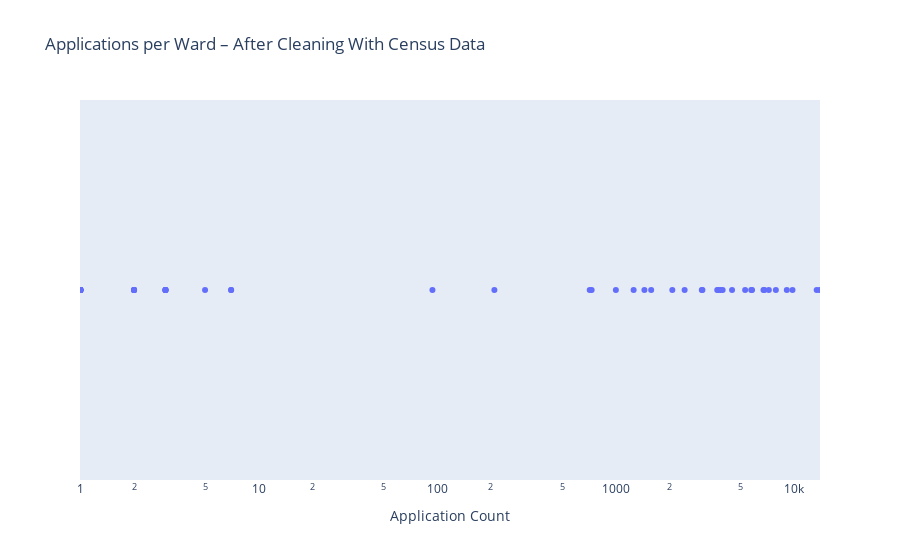

Notebook code cell kept with this figure:
### Code cell
# --- VISUALISING CLEANED DATA ---

ward_counts_df.rename(columns={"ward_final": "Ward"}, inplace=True)
plot_ward_strip(ward_counts_df, "Applications per Ward – After Cleaning With Census Data")

### Figure 1 — Plotly figure (JSON) as saved in the notebook; plotly's stock layout.template omitted (floating-point values rounded to 4 significant figures)
{"data": [{"alignmentgroup": "True", "boxpoints": "all", "fillcolor": "rgba(255,255,255,0)", "hoveron": "points", "hovertemplate": "<b>%{hovertext}</b><br><br>Application Count=%{x}<br>y=%{y}<extra></extra>", "hovertext": ["Belsize", "Hampstead Town", "Bloomsbury", "Holborn & Covent Garden", "Highgate", "Frognal", "Regent'S Park", "South Hampstead", "Primrose Hill", "West Hampstead", "Fortune Green", "Gospel Oak", "Haverstock", "Camden Town", "St Pancras & Somers Town", "King'S Cross", "Kilburn", "Kentish Town South", "Kentish Town North", "Camden Square", "Camden Town With Primrose Hill", "Frognal & Fitzjohns", "Swiss Cottage", "Kentish Town", "Cantelowes", "Holborn And Covent Garden", "Adjoining Borough", "St Pancras And Somers Town", "Adjoining Borough; Kentish Town", "King's Cross; St Pancras and Somers Town", "Holborn and Covent Garden; King's Cross", "Camden Square; Camden Town", "Camden Square; Holborn and Covent Garden; King's Cross", "Frognal; Frognal & Fitzjohns", "Hampstead Town; Highgate", "Camden Town; Primrose Hill", "Camden Town; Frognal", "Camden Square; Cantelowes", "Camden", "Bloomsbury; Holborn and Covent Garden", "Camden Town; Camden Town with Primrose Hill", "Gospel Oak; Haverstock", "Unknown", "Adjoining Borough; Cantelowes", "Adjoining Borough; Regent's Park", "South Hampstead; Swiss Cottage", "Adjoining Borough; Swiss Cottage", "Bloomsbury; Kilburn", "King's Cross; Regent's Park; St Pancras and Somers Town", "King's Cross; St Pancras & Somers Town", "Bloomsbury; King's Cross", "Kentish Town South; St Pancras and Somers Town", "Camden Town; Primrose Hill; Regent's Park", "Camden Square; Haverstock", "Camden Town; Haverstock; Primrose Hill", "Camden Square; King's Cross", "Highgate; South Hampstead", "Fortune Green; West Hampstead"], "legendgroup": "", "line": {"color": "rgba(255,255,255,0)"}, "marker": {"color": "#636efa"}, "name": "", "offsetgroup": "", "orientation": "v", "pointpos": 0, "showlegend": false, "type": "box", "x": [13895, 13367, 9782, 9090, 7895, 7211, 6808, 6728, 5807, 5747, 5312, 4486, 3973, 3869, 3753, 3705, 3061, 3036, 2433, 2076, 1580, 1448, 1260, 1002, 733, 715, 209, 94, 7, 7, 5, 3, 3, 3, 3, 3, 2, 2, 2, 2, 2, 1, 1, 1, 1, 1, 1, 1, 1, 1, 1, 1, 1, 1, 1, 1, 1, 1], "x0": " ", "xaxis": "x", "y": [0, 0, 0, 0, 0, 0, 0, 0, 0, 0, 0, 0, 0, 0, 0, 0, 0, 0, 0, 0, 0, 0, 0, 0, 0, 0, 0, 0, 0, 0, 0, 0, 0, 0, 0, 0, 0, 0, 0, 0, 0, 0, 0, 0, 0, 0, 0, 0, 0, 0, 0, 0, 0, 0, 0, 0, 0, 0], "y0": " ", "yaxis": "y"}], "layout": {"boxmode": "group", "legend": {"tracegroupgap": 0}, "title": {"text": "Applications per Ward – After Cleaning With Census Data"}, "xaxis": {"anchor": "y", "domain": [0, 1], "title": {"text": "Application Count"}, "type": "log"}, "yaxis": {"anchor": "x", "domain": [0, 1], "title": {"text": "y"}, "visible": false}}}
